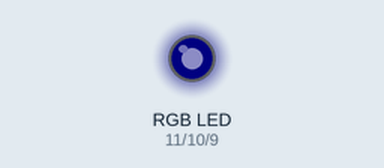
Bench run of a sketch on a simulated Arduino Uno, built with avr-gcc and run on an emulated ATmega328P. Parts: an RGB LED mixed from three pins (HIGH = lit). Dim RGB values are drawn brighter than linear.

Above: at 0.05 s.
At 0.55 s:
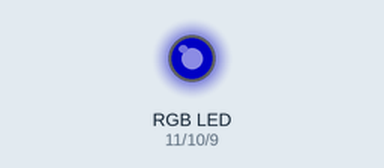
At 1.25 s:
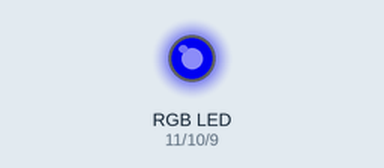
At 2.25 s:
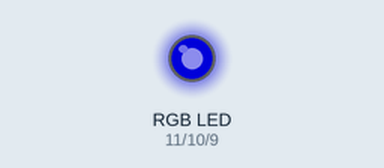
At 4.45 s:
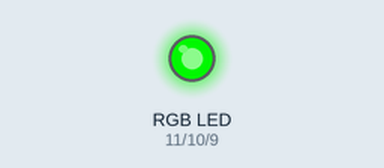
At 8.9 s:
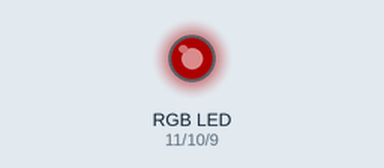
Timing chart, 0 to 11.9 s (numbered marks = the images above):
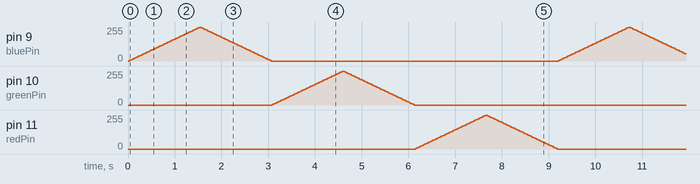

The sketch:

rgb_led_fading.ino
```cpp
/*
Adafruit Arduino - Lesson 3. RGB LED
*/

int redPin     = 11;
int greenPin   = 10;
int bluePin    = 9;
int brightness = 0; // pin brightness
int fadeAmount = 5; // fading step
int currentPin = bluePin; // current pin
int cycle      = 2; // mark cycle boundaries.

void setup()
{
  pinMode(redPin, OUTPUT);
  pinMode(greenPin, OUTPUT);
  pinMode(bluePin, OUTPUT);
}

void loop()
{
    analogWrite(currentPin, brightness);
    if(brightness == 0){
      fadeAmount = 5;
      // when a cycle completes (from low --> hi --> low)
      // Value 4 marks complete cycle.
      if ((cycle % 4) == 0){
        cycle = 2; // reset cycle start.
        // select current pin
        currentPin = currentPin + 1;
        if (currentPin > 11){
          currentPin = bluePin;
        }
      }
    }
    if (brightness == 255) {
      fadeAmount = -5;
      cycle = 4;
    }
  brightness = brightness + fadeAmount;
  delay(30);
}
```
